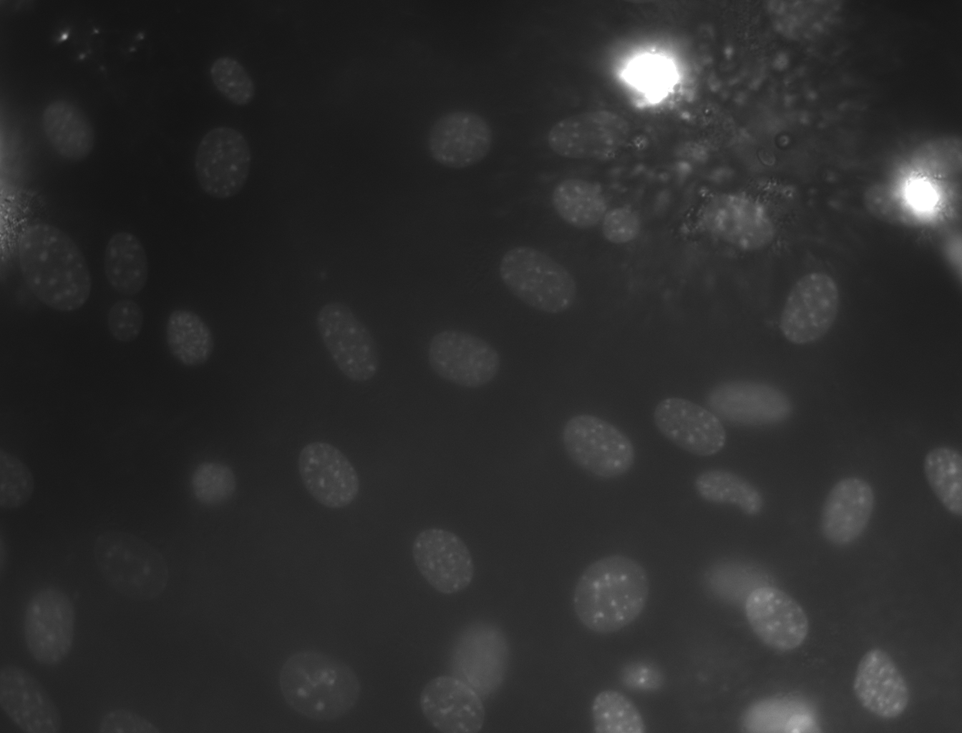
#> input picture data/NIH3T3/im/dna-33.png, 962 x 733 px, shrunk from 1344 x 1024 before the run
$ jupyter execute --allow-errors svm_segm.ipynb
#> lines starting #> are read from the running program, lines starting #| are printed output that depends on the picture
# [Bonus Tasks](svm_segm.ipynb)

[cell 1]
import numpy as np
import matplotlib.pyplot as plt

import scipy.ndimage as ndi
import skimage.morphology as morph
import skimage.util
from sklearn.pipeline import make_pipeline
from sklearn.preprocessing import StandardScaler
from sklearn.svm import SVC

[cell 2]
def blend_result(img, seg, border_radius=1, interior_opacity=1, interior_opacity_decay=0.9, color=(0,1,0)):
    img  = np.dstack([img] * 3).copy()
    img -= img.min()
    img /= img.max()
    selem  = morph.disk(border_radius)
    seg_bd = np.logical_xor(morph.binary_dilation(seg, selem), morph.binary_erosion(seg, selem))
    mask_decay = ndi.distance_transform_edt(seg)
    for i in range(3):
        opacity = interior_opacity / pow(1 + mask_decay[seg], interior_opacity_decay)
        img[:,:,i][seg] = color[i] * opacity + (1 - opacity) * img[:,:,i][seg]
        img[:,:,i][seg_bd] = color[i]
    return img

[cell 3]
patch_sizes = (32,32)

---

**[Task 1.1.]()** Implement `create_data_matrix`:

[cell 4]
def create_data_matrix (img):
    patches = skimage.util.view_as_windows (img, patch_sizes, step = 16)
    X = patches.reshape (-1, patch_sizes[0]*patch_sizes [1])
    return X

**[Task 1.2.]()** Implement `create_gt_labels_vector`:

[cell 5]
def create_gt_labels_vector (gt):
    patches = skimage.util.view_as_windows (gt,patch_sizes, step = 16)
    labels = []
    for patch in patches.reshape (-1, patch_sizes [0], patch_sizes[1]):
        foreground = patch.mean ()

        if foreground > 0.5:
            labels.append (1)
        elif foreground ==0:
            labels.append (-1)
        else:
            labels.append (0)
    return np.array (labels)

**[Task 1.3.]()** Create the SVM classifier:

[cell 6]
clf = make_pipeline(StandardScaler(), SVC(class_weight='balanced', gamma=0.1))

**[Task 1.3 (a).]()** Create the data matrices for the images `dna-33` and `dna-44`:

[cell 7]
img33 = plt.imread ('data/NIH3T3/im/dna-33.png')
#> img33 is the input picture: shape (733, 962) float32; min 0.0745, max 1, mean 0.177
img44 = plt.imread ('data/NIH3T3/im/dna-44.png')
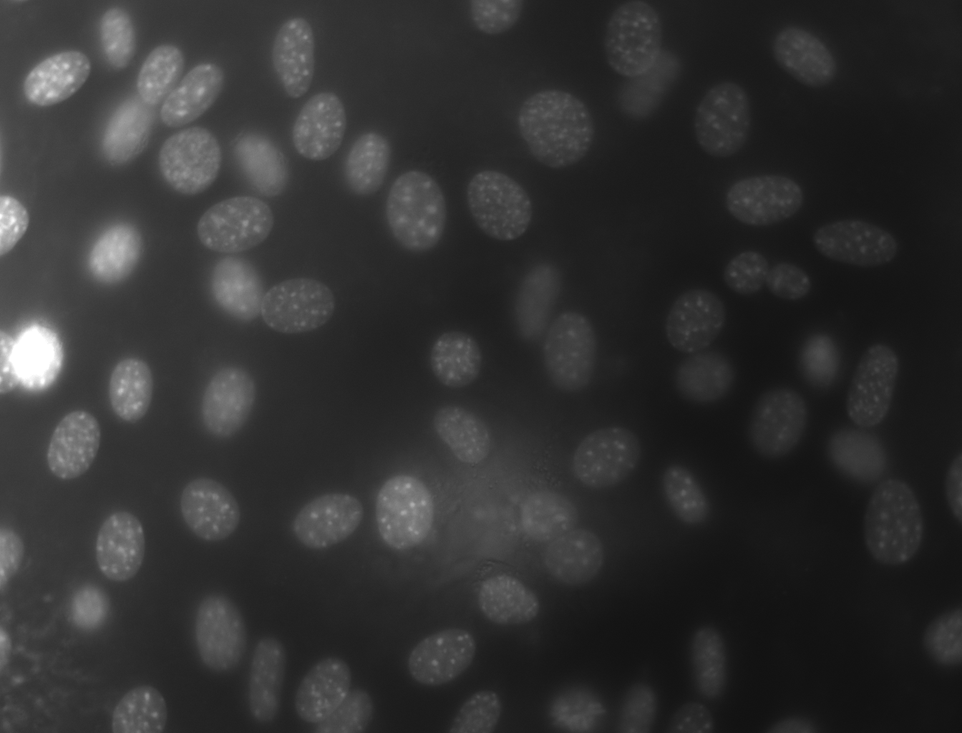
#> input picture data/NIH3T3/im/dna-44.png, 962 x 733 px, shrunk from 1344 x 1024 before the run
#> img44 is the input picture: shape (733, 962) float32; min 0.0667, max 1, mean 0.193

X33 = create_data_matrix (img33)
X44 = create_data_matrix (img44)
#> in create_data_matrix (call 2), `X = patches.reshape (-1, patch_sizes[0]*patch_sizes [1])`:
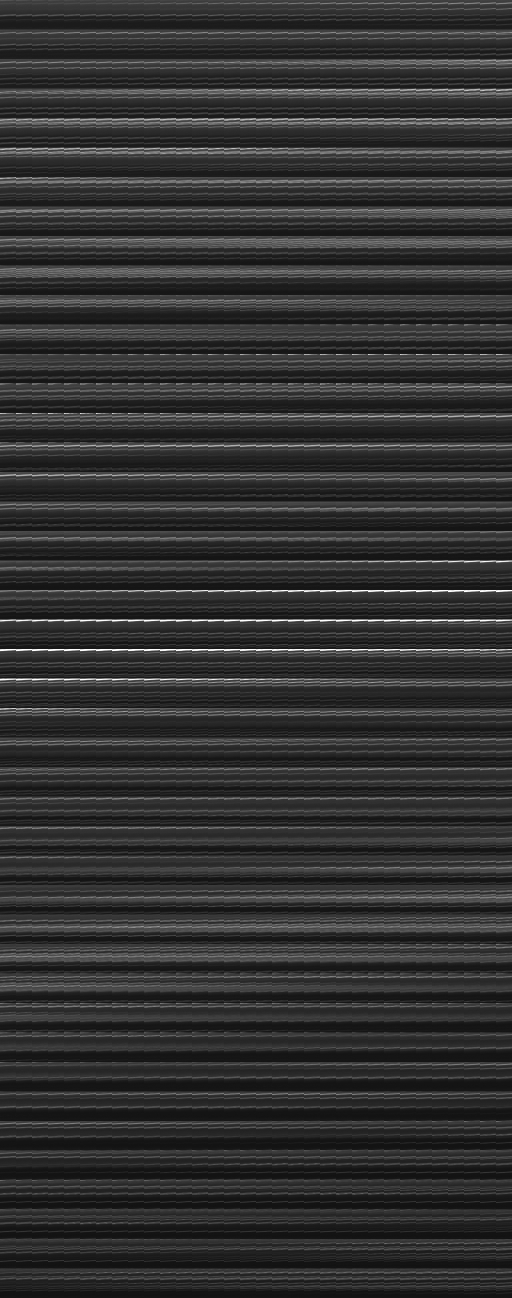
#> X: shape (2596, 1024) float32 (shown at 1/2 size); min 0.0667, max 1, mean 0.194

plt.figure()
plt.subplot (1,2,1)
plt.imshow (img33, 'gray')
plt.subplot (1,2,2)
plt.imshow (img44, 'gray')
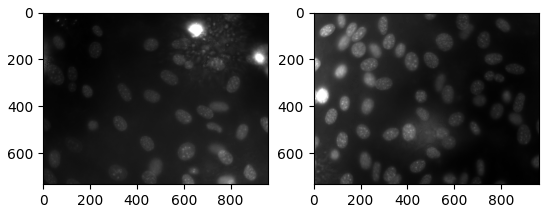
#> figure drawn by matplotlib, 2 panels

**[Task 1.3 (b).]()** Create the corresponding ground truth label vectors:

[cell 8]
gt33 = plt.imread ('data/NIH3T3/gt/33.png')
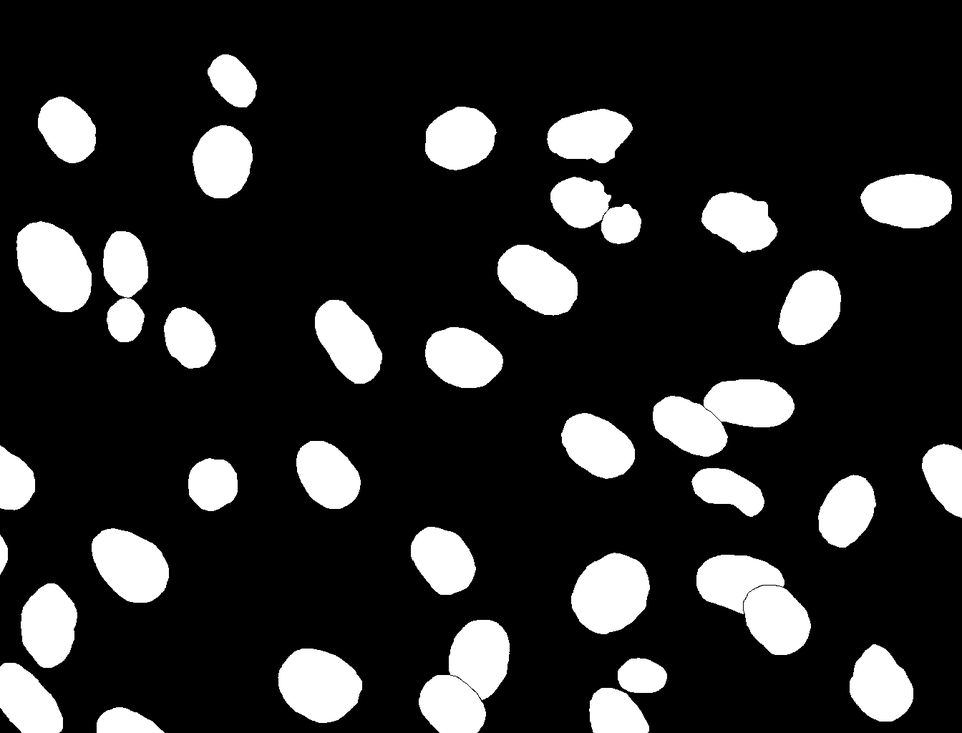
#> input picture data/NIH3T3/gt/33.png, 962 x 733 px, shrunk from 1344 x 1024 before the run
#> gt33 is the input picture: shape (733, 962) float32; min 0, max 1, mean 0.17
gt44 = plt.imread ('data/NIH3T3/gt/44.png')
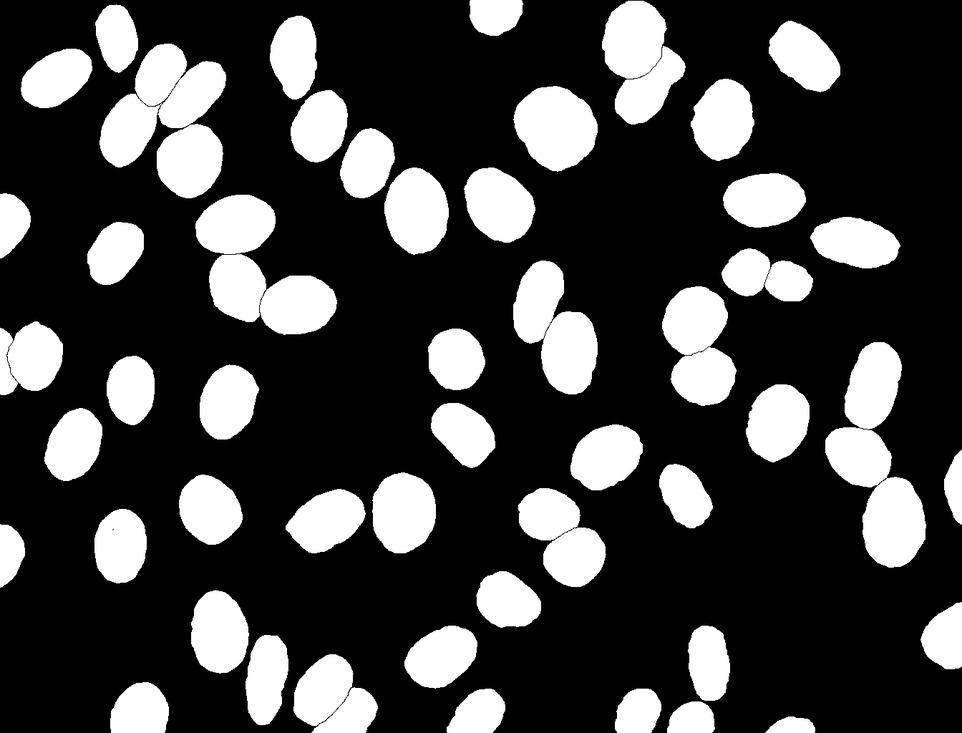
#> input picture data/NIH3T3/gt/44.png, 962 x 733 px, shrunk from 1344 x 1024 before the run
#> gt44 is the input picture: shape (733, 962) float32; min 0, max 1, mean 0.257

Y33 = create_gt_labels_vector (gt33)
#> after the loop in create_gt_labels_vector, `for patch in patches.reshape (-1, patch_sizes [0], patch_sizes[1]):`: labels = 2596 values, max 1 at index 190, min -1 at index 0, mean -0.403
#> Y33 has the same summary as labels in create_gt_labels_vector
Y44 = create_gt_labels_vector (gt44)
#> the loop in create_gt_labels_vector (call 2), `for patch in patches.reshape (-1, patch_sizes [0], patch_sizes[1]):` made 2596 passes
#> foreground on passes 1 to 3: 0, 0, 0
#> Y44 = 2596 values, max 1 at index 6, min -1 at index 0, mean -0.139

**[Task 1.3 (c).]()** Create the *combined* data matrices and ground truth label vectors:

[cell 9]
X = np.concatenate((X33, X44))
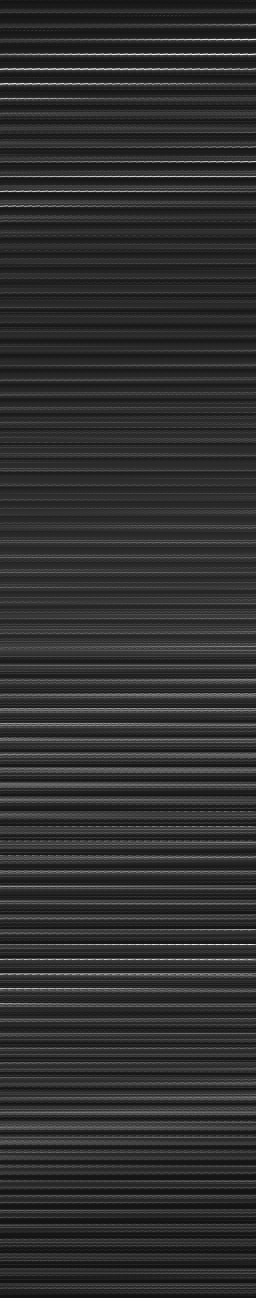
#> X: shape (5192, 1024) float32 (shown at 1/4 size); min 0.0667, max 1, mean 0.185
Y = np.concatenate((Y33, Y44))
#> Y = 5192 values, max 1 at index 190, min -1 at index 0, mean -0.271

keep = Y !=0

X = X[keep]
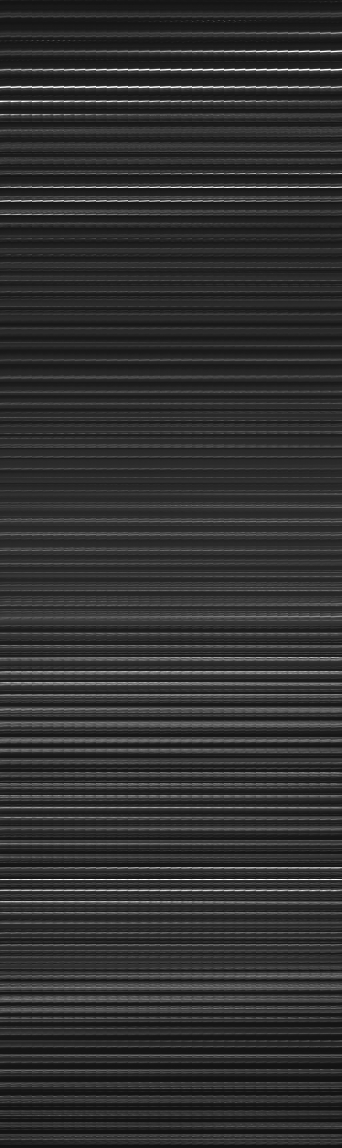
#> X: shape (3444, 1024) float32 (shown at 1/3 size); min 0.0667, max 1, mean 0.187
Y = Y[keep]
#> Y = 3444 values, max 1 at index 184, min -1 at index 0, mean -0.409

**[Task 1.3 (d).]()** Train the classifier using the data matrix and label vectors from above:

[cell 10]
print(np.unique(Y33, return_counts=True))
#| (array([-1,  0,  1]), array([1451,  740,  405]))
print(np.unique(Y44, return_counts=True))
#| (array([-1,  0,  1]), array([ 975, 1008,  613]))
print(np.unique(Y, return_counts=True))
#| (array([-1,  1]), array([2426, 1018]))

[cell 11]
clf.fit(X, Y)

**[Task 1.4.]()** Implement the function `predict_image`:

#> (a cell that did not finish here is left out)

Test your implementation:

[cell 13]
img = plt.imread('data/NIH3T3/im/dna-0.png')
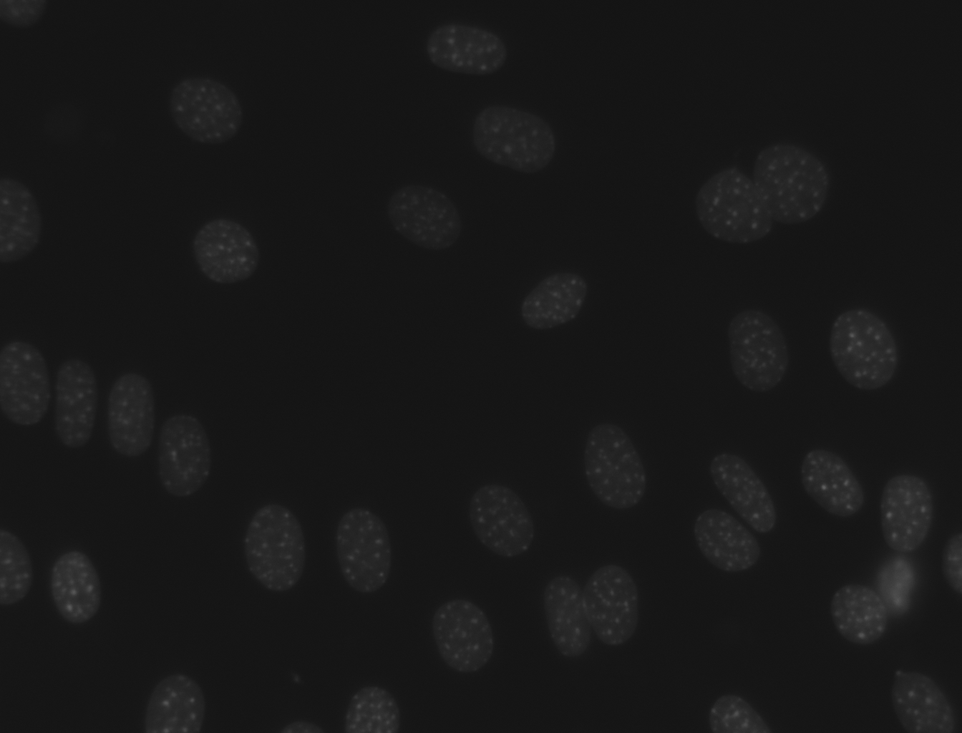
#> input picture data/NIH3T3/im/dna-0.png, 962 x 733 px, shrunk from 1344 x 1024 before the run
#> img is the input picture: shape (733, 962) float32; min 0.0745, max 0.365, mean 0.0948

#> (the rest of this cell did not finish here and is left out)
